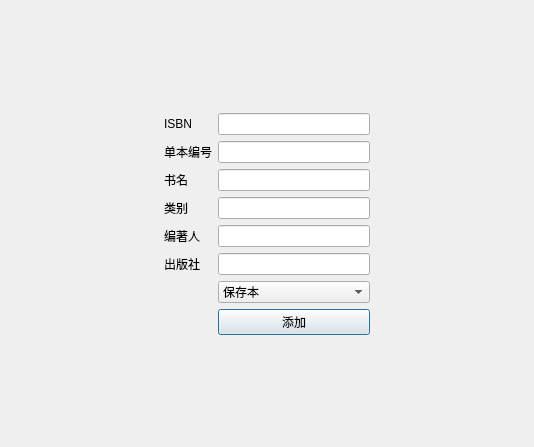
<?xml version="1.0" encoding="UTF-8"?>
<ui version="4.0">
 <class>AddBookDialog</class>
 <widget class="QDialog" name="AddBookDialog">
  <property name="geometry">
   <rect>
    <x>0</x>
    <y>0</y>
    <width>534</width>
    <height>447</height>
   </rect>
  </property>
  <property name="windowTitle">
   <string>Dialog</string>
  </property>
  <layout class="QGridLayout" name="gridLayout">
   <item row="0" column="2">
    <spacer name="verticalSpacer">
     <property name="orientation">
      <enum>Qt::Vertical</enum>
     </property>
     <property name="sizeHint" stdset="0">
      <size>
       <width>20</width>
       <height>40</height>
      </size>
     </property>
    </spacer>
   </item>
   <item row="9" column="2">
    <spacer name="verticalSpacer_2">
     <property name="orientation">
      <enum>Qt::Vertical</enum>
     </property>
     <property name="sizeHint" stdset="0">
      <size>
       <width>20</width>
       <height>40</height>
      </size>
     </property>
    </spacer>
   </item>
   <item row="3" column="3">
    <spacer name="horizontalSpacer_2">
     <property name="orientation">
      <enum>Qt::Horizontal</enum>
     </property>
     <property name="sizeHint" stdset="0">
      <size>
       <width>40</width>
       <height>20</height>
      </size>
     </property>
    </spacer>
   </item>
   <item row="7" column="2">
    <widget class="QComboBox" name="saveCb">
     <item>
      <property name="text">
       <string>保存本</string>
      </property>
     </item>
     <item>
      <property name="text">
       <string>非保存本</string>
      </property>
     </item>
    </widget>
   </item>
   <item row="1" column="2">
    <widget class="QLineEdit" name="ISBNLe">
     <property name="maxLength">
      <number>20</number>
     </property>
    </widget>
   </item>
   <item row="1" column="1">
    <widget class="QLabel" name="ISBNLb">
     <property name="text">
      <string>ISBN</string>
     </property>
    </widget>
   </item>
   <item row="2" column="1">
    <widget class="QLabel" name="EnoLB">
     <property name="text">
      <string>单本编号</string>
     </property>
    </widget>
   </item>
   <item row="4" column="2">
    <widget class="QLineEdit" name="typeLe">
     <property name="maxLength">
      <number>20</number>
     </property>
    </widget>
   </item>
   <item row="5" column="2">
    <widget class="QLineEdit" name="authorLe">
     <property name="maxLength">
      <number>20</number>
     </property>
    </widget>
   </item>
   <item row="6" column="2">
    <widget class="QLineEdit" name="pressLe">
     <property name="maxLength">
      <number>20</number>
     </property>
    </widget>
   </item>
   <item row="6" column="1">
    <widget class="QLabel" name="pressLb">
     <property name="text">
      <string>出版社</string>
     </property>
    </widget>
   </item>
   <item row="3" column="1">
    <widget class="QLabel" name="nameLb">
     <property name="text">
      <string>书名</string>
     </property>
    </widget>
   </item>
   <item row="2" column="2">
    <widget class="QLineEdit" name="EnoLe">
     <property name="maxLength">
      <number>2</number>
     </property>
    </widget>
   </item>
   <item row="5" column="1">
    <widget class="QLabel" name="authorLb">
     <property name="text">
      <string>编著人</string>
     </property>
    </widget>
   </item>
   <item row="3" column="2">
    <widget class="QLineEdit" name="nameLe">
     <property name="maxLength">
      <number>20</number>
     </property>
    </widget>
   </item>
   <item row="4" column="1">
    <widget class="QLabel" name="typeLb">
     <property name="text">
      <string>类别</string>
     </property>
    </widget>
   </item>
   <item row="2" column="0">
    <spacer name="horizontalSpacer">
     <property name="orientation">
      <enum>Qt::Horizontal</enum>
     </property>
     <property name="sizeHint" stdset="0">
      <size>
       <width>40</width>
       <height>20</height>
      </size>
     </property>
    </spacer>
   </item>
   <item row="8" column="2">
    <widget class="QPushButton" name="addBtn">
     <property name="text">
      <string>添加</string>
     </property>
    </widget>
   </item>
  </layout>
 </widget>
 <resources/>
 <connections/>
</ui>
